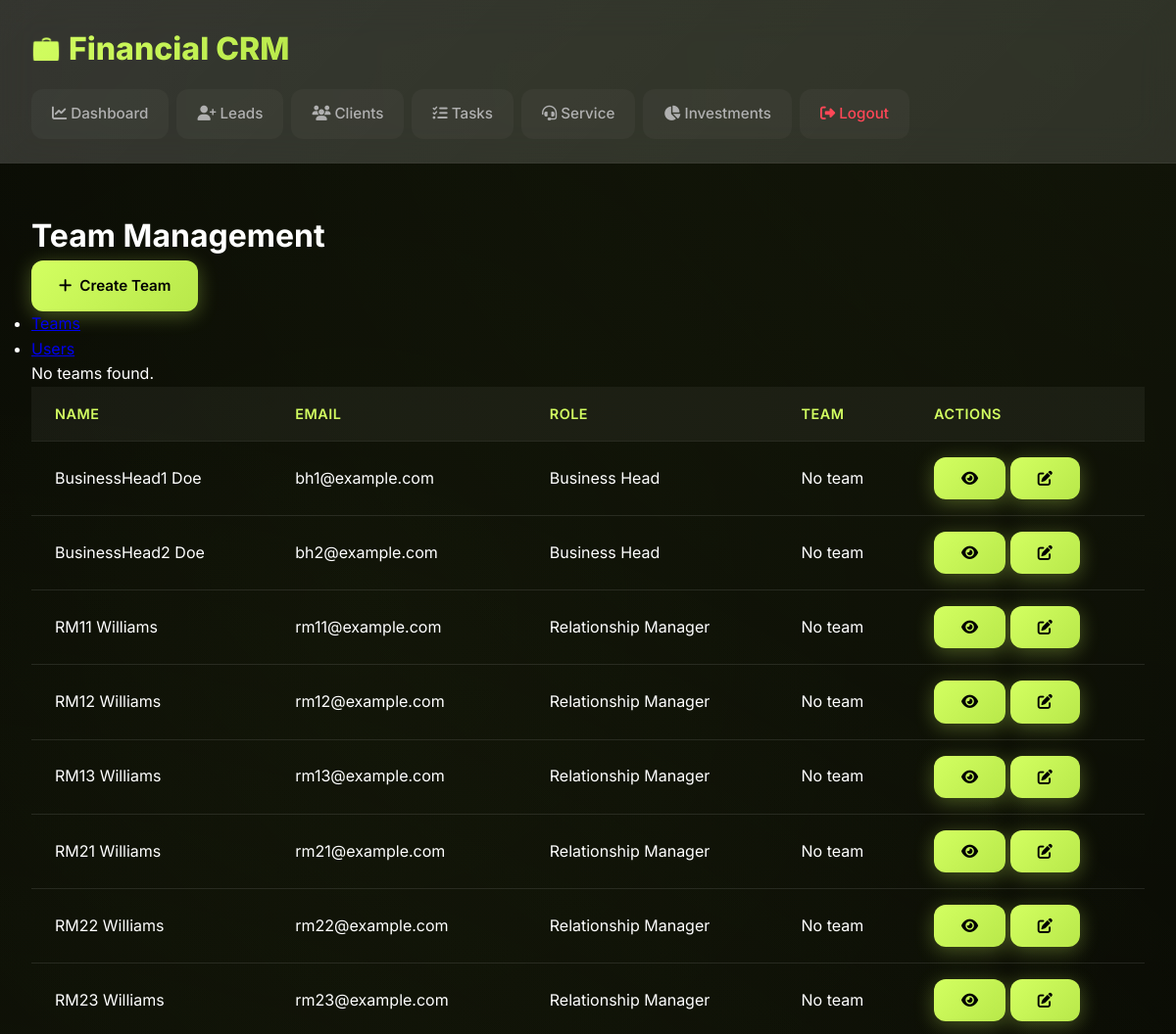
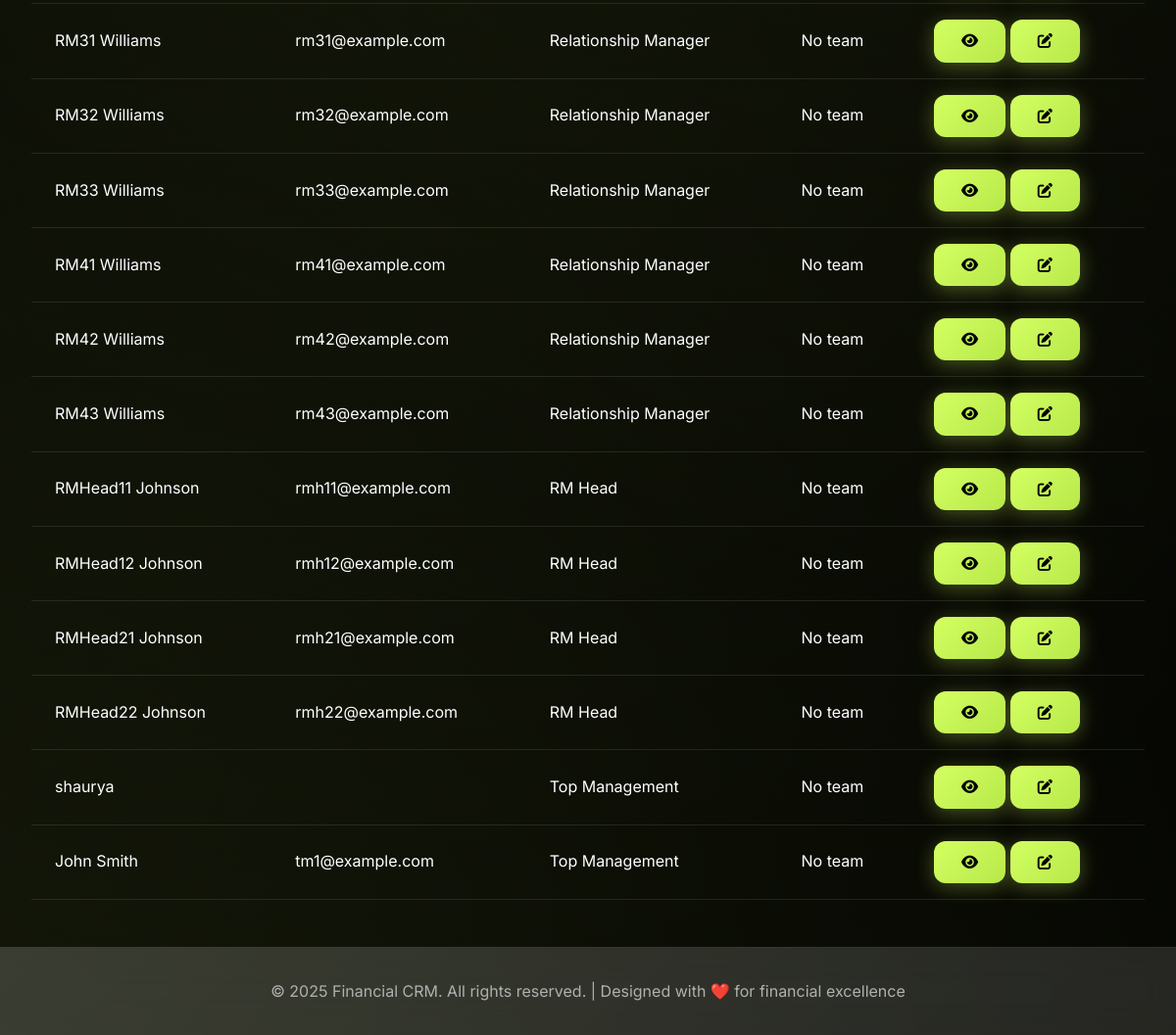
Page /teams/ (signed in) on the committed database (2 pictures, top to bottom).
### base/models.py (models this page shows, shortened)
class User(AbstractUser):
    role = models.CharField(max_length=20, choices=ROLE_CHOICES)
    manager = models.ForeignKey(
        'self',
        on_delete=models.SET_NULL,
        null=True,
        blank=True,
        related_name='subordinates',
        help_text="Direct manager in the hierarchy"
    )
    managed_groups = models.ManyToManyField(
        Group,
        blank=True,
        related_name='group_leaders',
        help_text="Groups managed by this RM Head"
    )
    teams = models.ManyToManyField(
        Team,
        through='TeamMembership',
        related_name='members',
        blank=True,
        help_text="Teams this user belongs to"
    )
    class Meta:
        verbose_name = 'User'
        verbose_name_plural = 'Users'
        ordering = ['role', 'username']
    def get_teams_display(self):
        """Display teams this user belongs to"""
        return ", ".join([team.name for team in self.teams.all()]) or "No teams"
    get_teams_display.short_description = 'Teams'
    def get_managed_teams_display(self):
        """Display teams this user manages (for RM Heads)"""
        if self.role == 'rm_head':
            return ", ".join([team.name for team in Team.objects.filter(leader=self)]) or "No teams managed"
        return "N/A"
    get_managed_teams_display.short_description = 'Managed Teams'

### base/views.py (the view)
# urls.py: path('teams/', views.team_management, name='team_management'),
@login_required
@user_passes_test(lambda u: u.role in ['rm_head', 'business_head', 'top_management'])
def team_management(request):
    user = request.user
    if user.role == 'top_management':
        teams = Team.objects.all()
        all_users = User.objects.all()
    elif user.role == 'business_head':
        teams = Team.objects.all()
        all_users = User.objects.all()
    else:  # rm_head
        teams = user.led_teams.all()
        all_users = user.get_accessible_users()
    context = {
        'teams': teams,
        'all_users': all_users,
        'user_role': user.role,
    }
    return render(request, 'base/team_management.html', context)

### base/templates/base/team_management.html (shortened to what this page needs)
{% extends "base/base.html" %}
{% load static %}
{% block content %}
<div class="container py-5">
    <div class="d-flex justify-content-between align-items-center mb-4">
        <h1>Team Management</h1>
        {% if user_role in 'business_head,top_management' %}
        <a href="{% url 'create_team' %}" class="btn btn-primary">
            <i class="fas fa-plus"></i> Create Team
        </a>
        {% endif %}
    </div>
    <ul class="nav nav-tabs mb-4">
        <li class="nav-item">
            <a class="nav-link active" data-toggle="tab" href="#teams">Teams</a>
        </li>
        <li class="nav-item">
            <a class="nav-link" data-toggle="tab" href="#users">Users</a>
        </li>
    </ul>
    <div class="tab-content">
        <div class="tab-pane fade show active" id="teams">
            {% if teams %}
            <div class="row">
                {% for team in teams %}
                <div class="col-md-4 mb-4">
                    <div class="card h-100">
                        <div class="card-body">
                            <h5 class="card-title">{{ team.name }}</h5>
                            <h6 class="card-subtitle mb-2 text-muted">
                                Leader: {{ team.leader.get_full_name|default:team.leader.username }}
                            </h6>
                            <p class="card-text">
                                <i class="fas fa-users"></i> {{ team.members.count }} members
                            </p>
                        </div>
                        <div class="card-footer bg-transparent">
                            <a href="{% url 'team_detail' team.id %}" class="btn btn-sm btn-outline-primary">
                                View
                            </a>
                            {% if user_role in 'business_head,top_management' or team.leader == request.user %}
                            <a href="{% url 'edit_team' team.id %}" class="btn btn-sm btn-outline-secondary">
                                Edit
                            </a>
                            {% endif %}
                        </div>
                    </div>
                </div>
                {% endfor %}
            </div>
            {% else %}
            <div class="alert alert-info">
                No teams found.
            </div>
            {% endif %}
        </div>
        <div class="tab-pane fade" id="users">
            {% if all_users %}
            <div class="table-responsive">
                <table class="table table-hover">
                    <thead class="thead-light">
                        <tr>
                            <th>Name</th>
                            <th>Email</th>
                            <th>Role</th>
                            <th>Team</th>
                            <th>Actions</th>
                        </tr>
                    </thead>
                    <tbody>
                        {% for user in all_users %}
                        <tr {% if user == request.user %}class="table-active"{% endif %}>
                            <td>{{ user.get_full_name|default:user.username }}</td>
                            <td>{{ user.email }}</td>
                            <td>
                                <span class="badge
                                    {% if user.role == 'rm' %}badge-primary
                                    {% elif user.role == 'rm_head' %}badge-success
                                    {% elif user.role == 'business_head' %}badge-warning
                                    {% else %}badge-dark{% endif %}">
                                    {{ user.get_role_display }}
                                </span>
                            </td>
                            <td>
                                {% if user.teams.first %}
                                {{ user.teams.first.name }}
                                {% else %}
                                <span class="text-muted">No team</span>
                                {% endif %}
                            </td>
                            <td>
                                <a href="{% url 'user_profile' user.id %}" class="btn btn-sm btn-outline-info">
                                    <i class="fas fa-eye"></i>
                                </a>
                                {% if user_role in 'business_head,top_management' %}
                                <a href="{% url 'edit_user' user.id %}" class="btn btn-sm btn-outline-secondary">
                                    <i class="fas fa-edit"></i>
                                </a>
                                {% endif %}
                            </td>
                        </tr>
                        {% endfor %}
                    </tbody>
                </table>
            </div>
            {% else %}
            <div class="alert alert-info">
                No users found.
            </div>
            {% endif %}
        </div>
    </div>
</div>
{% endblock %}

### base/templates/base/base.html (style rules this page uses)
:root { --primary-green: #D3FF61; --dark-green: #B8E84A; --light-green: #E8FF8A; --bg-primary: #000000; --bg-secondary: #111111; --bg-card: rgba(255, 255, 255, 0.05); --bg-glass: rgba(255, 255, 255, 0.08); --text-primary: #ffffff; --text-secondary: #b0b0b0; --text-muted: #808080; --border-subtle: rgba(255, 255, 255, 0.1); --shadow-soft: 0 8px 32px rgba(0, 0, 0, 0.3); --shadow-hover: 0 12px 48px rgba(0, 0, 0, 0.4); --gradient-primary: linear-gradient(135deg, var(--primary-green), var(--dark-green)); --gradient-glass: linear-gradient(135deg, rgba(255, 255, 255, 0.1), rgba(255, 255, 255, 0.05)); }
* { margin: 0; padding: 0; box-sizing: border-box; }
body { font-family: 'Inter', -apple-system, BlinkMacSystemFont, sans-serif; background: var(--bg-primary); color: var(--text-primary); min-height: 100vh; display: flex; flex-direction: column; line-height: 1.6; font-weight: 400; overflow-x: hidden; position: relative; }
body::before { content: ''; position: fixed; top: -50%; left: -50%; width: 200%; height: 200%; background: radial-gradient(circle at 20% 80%, rgba(211, 255, 97, 0.1) 0%, transparent 50%), radial-gradient(circle at 80% 20%, rgba(211, 255, 97, 0.08) 0%, transparent 50%), radial-gradient(circle at 40% 40%, rgba(211, 255, 97, 0.05) 0%, transparent 50%); animation: backgroundFloat 20s ease-in-out infinite; z-index: -1; }
.btn { display: inline-flex; align-items: center; gap: 0.5rem; padding: 0.875rem 1.75rem; background: var(--gradient-primary); color: var(--bg-primary); text-decoration: none; border-radius: 12px; font-weight: 600; font-size: 0.95rem; transition: all 0.3s cubic-bezier(0.4, 0, 0.2, 1); border: none; cursor: pointer; box-shadow: 0 4px 20px rgba(211, 255, 97, 0.3); }
table { width: 100%; border-collapse: collapse; }
th, td { padding: 1rem 1.5rem; text-align: left; border-bottom: 1px solid var(--border-subtle); }
th { background: rgba(255, 255, 255, 0.05); font-weight: 600; color: var(--primary-green); font-size: 0.9rem; text-transform: uppercase; letter-spacing: 0.5px; }

### rows in the picture
User: get_full_name "BusinessHead1 Doe", email "bh1@example.com", role "Business Head", shows "No team"
User: get_full_name "BusinessHead2 Doe", email "bh2@example.com", role "Business Head", shows "No team"
User: get_full_name "RM11 Williams", email "rm11@example.com", role "Relationship Manager", shows "No team"
User: get_full_name "RM12 Williams", email "rm12@example.com", role "Relationship Manager", shows "No team"
User: get_full_name "RM13 Williams", email "rm13@example.com", role "Relationship Manager", shows "No team"
User: get_full_name "RM21 Williams", email "rm21@example.com", role "Relationship Manager", shows "No team"
User: get_full_name "RM22 Williams", email "rm22@example.com", role "Relationship Manager", shows "No team"
User: get_full_name "RM23 Williams", email "rm23@example.com", role "Relationship Manager", shows "No team"
User: get_full_name "RM31 Williams", email "rm31@example.com", role "Relationship Manager", shows "No team"
User: get_full_name "RM32 Williams", email "rm32@example.com", role "Relationship Manager", shows "No team"
User: get_full_name "RM33 Williams", email "rm33@example.com", role "Relationship Manager", shows "No team"
User: get_full_name "RM41 Williams", email "rm41@example.com", role "Relationship Manager", shows "No team"
User: get_full_name "RM42 Williams", email "rm42@example.com", role "Relationship Manager", shows "No team"
User: get_full_name "RM43 Williams", email "rm43@example.com", role "Relationship Manager", shows "No team"
User: get_full_name "RMHead11 Johnson", email "rmh11@example.com", role "RM Head", shows "No team"
User: get_full_name "RMHead12 Johnson", email "rmh12@example.com", role "RM Head", shows "No team"
User: get_full_name "RMHead21 Johnson", email "rmh21@example.com", role "RM Head", shows "No team"
User: get_full_name "RMHead22 Johnson", email "rmh22@example.com", role "RM Head", shows "No team"
User: get_full_name "shaurya", role "Top Management", shows "No team"
User: get_full_name "John Smith", email "tm1@example.com", role "Top Management", shows "No team"
